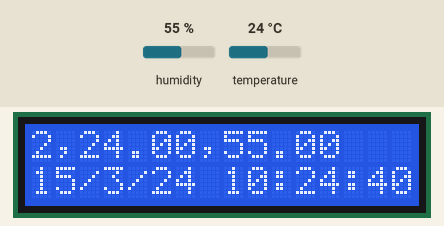
A sketch run on a simulated Arduino Uno, built with avr-gcc and run on an emulated ATmega328P. Shown: 16×2 character LCD. The inputs (shaded band) are chosen by the test bench; at power-on: humidity 55 %, temperature 24 °C. The local clock reads 2024-03-15 10:24:30 at power-on unless the sketch sets it; storage starts empty; what the sketch prints to the serial monitor is not drawn.

Above: at 11.0 s.
11.1 s: humidity set to 22 %
At 21.1 s:
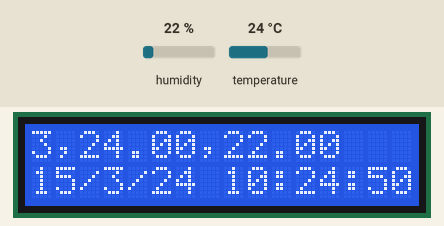
21.8 s: temperature set to 12 °C
At 30.8 s:
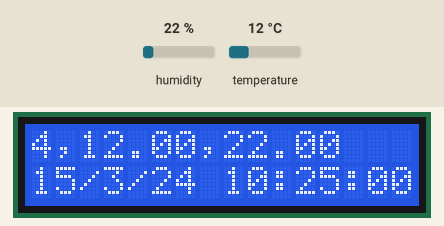
31.9 s: humidity set to 40 %
At 41.6 s:
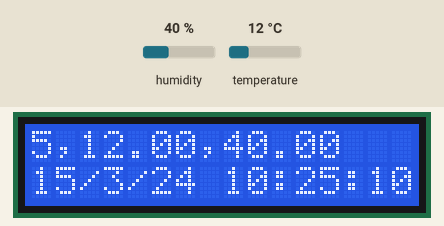
42.0 s: temperature set to 19 °C
At 51.5 s:
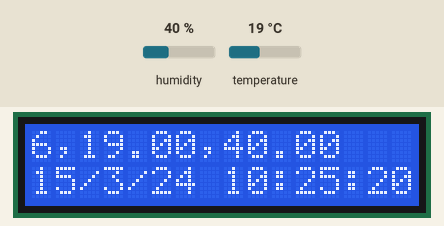
Timing chart, 0 to 53.0 s (numbered marks = the images above; inputs shaded):
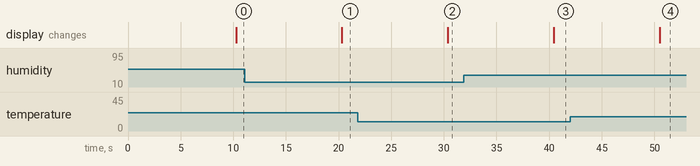

Measured:
- after the input at 11.1 s, the display: changes after 9.2 s (image 1)
- after the input at 21.8 s, the display: changes after 8.6 s (image 2)
- after the input at 31.9 s, the display: changes after 8.5 s (image 3)
- after the input at 42.0 s, the display: changes after 8.5 s (image 4)

The sketch:

dataset.ino
```cpp
#include <SPI.h>    //Se incluye la librería de la comunicación SPI
#include <SD.h>   //Se incluye la librería de la tarjeta SD
#include <DHT.h>    //Se incluye la librería de DHT del sensor
#include<DHT_U.h>   //Se incluye la librería DHT_U
#include <Wire.h>   // Incluye la librería del i2c
#include <RTClib.h>   //Se incluye la libería del reloj
#include <LiquidCrystal_I2C.h>  //Se incluye la librería para la pantalla lcd con bus I2C
LiquidCrystal_I2C lcd (0x27, 16, 2);  //Se crea un objeto del tipo "LiquidCrystal_I2C" llamado "lcd", con los siguientes parametros; dirección hexadecimal y cantidad de columnas y filas   //Se define al SSpin en el pin de 10 para el selector de esclavo de la comunciación SPI de la tarjeta SD
//File archivo;   //Se crea un bojeto del tipo file llamado "archivo"
DHT dht(2, DHT11);   //Se crea un objeto del tipi DHT llamado "dht" con los parametros de pin y el tipo de dht que es
RTC_DS1307 rtc; //Se crea un objeto del tipo "RTC_DS3231" llamado "rtc"
//Prototypes
void initRTC();
void initDHT();
void initSDCARD();
void initLCD();
void header(File archivo,DateTime fecha);
void WriteBody(File archivo,int index,float TEMPERATURA,float HUMEDAD,uint8_t day,uint8_t month,uint16_t year,uint8_t hour,uint8_t minute,uint8_t second);
void obtainingData(File archivo,int i,DateTime fecha);
void WritingFile();
void initRTC(){
  Serial.begin(9600);   //Se inicializa el monitor serie
    if(!rtc.begin()){   //Si la inicialización es incorrecta
    Serial.println("modulo rtc no encontrado" );    //Se escribe que el "modulo rtc no encontrado"
    while(1);   //Y se queda estancado en este bucle
  }
  //rtc.adjust(DateTime(F(__DATE__),F(__TIME__)));   //Se ajusta la fecha y la hora

}
void initDHT(){
  Serial.begin(9600);   //Se inicia la comunicación serie
  dht.begin();    //Se inicia el sensor dht
}
void initSDCARD(){
  lcd.setCursor(0, 0);
  lcd.print("Inicializando tarjeta...");   //Se escribe en el monitor serie "Inicializando tarjeta..."
  while(!SD.begin(10)){ //Si la inicialización del SD es correcta, o en su defecto, incorrecta
    lcd.print("fallo en inicialización");  //Si es incorrecta,el monitor serie escribirá "fallo en inicialización"

  }

  lcd.print("inicialización correcta");  //Si es correcta, el monitor serie escribirá "inicialización correcta"
}
void initLCD(){
  Wire.begin();   //Se inicializa la conexión I2C
  lcd.init();   //Se inicializa la pantalla
  lcd.clear();  //Se limpia la pantalla de cualquier texto
  lcd.setBacklight(HIGH); //Se enciende el foco trasero de la pantalla
}
void setup() {
  initLCD();
  initRTC();
  initDHT();
  initSDCARD();
  int k=1;
  while(k<=7){
      WritingFile(k);
      k++;
  }

}
void loop() {
}
void header(File archivo,DateTime fecha){
  archivo.print("Index");
  archivo.print(",");
  archivo.print("Temperature");
  archivo.print(",");
  archivo.print("Humidity");
  archivo.print(",");
  archivo.println("DATE");
  Serial.print("Index");
  Serial.print(",");
  Serial.print("Temperature");
  Serial.print(",");
  Serial.print("Humidity");
  Serial.print(",");
  Serial.println("DATE");
 // fecha =rtc.now();
}
void WriteBody(File archivo,int index,float TEMPERATURA,float HUMEDAD,uint8_t day,uint8_t month,uint16_t year,uint8_t hour,uint8_t minute,uint8_t second){
  archivo.print(index); //En el acrhivo se escribira el numero de veces
  archivo.print(","); //Se escribiran comas para diferenciarlo
  archivo.print(TEMPERATURA); //Se escribe el valor de la TEMPERATURA
  archivo.print(","); //Se escribe una coma para diferenciarlo
  archivo.print(HUMEDAD); //Se escribe el valor leído en HUMEDAD
  archivo.print(",");
  archivo.print(day);
  archivo.print("/");
  archivo.print(month);
  archivo.print("/");
  archivo.print(year);
  archivo.print(" ");
  archivo.print(hour);
  archivo.print(":");
  archivo.print(minute);
  archivo.print(":");
  archivo.println(second);
  //Monitor serie
  Serial.print(index);    //En el monitor serie, se escribe el valor de vez
  Serial.print(",");    //Se escribe una coma
  Serial.print(TEMPERATURA);    //Se escribe el valor leído en TEMPERATURA
  Serial.print(",");  //Se escribe una coma
  Serial.println(HUMEDAD);    //Se ecribe el valor leído en HUMEDAD
  Serial.print(",");
  Serial.print(day);
  Serial.print("/");
  Serial.print(month);
  Serial.print("/");
  Serial.print(year);
  Serial.print(" ");
  Serial.print(hour);
  Serial.print(":");
  Serial.print(minute);
  Serial.print(":");
  Serial.println(second);
  //LCD
  lcd.setCursor(0,0);
  lcd.print(index);    //En el monitor serie, se escribe el valor de vez
  lcd.print(",");    //Se escribe una coma
  lcd.print(TEMPERATURA);    //Se escribe el valor leído en TEMPERATURA
  lcd.print(",");  //Se escribe una coma
  lcd.print(HUMEDAD);    //Se ecribe el valor leído en HUMEDAD
  lcd.setCursor(0,1);
  lcd.print(day);
  lcd.print("/");
  lcd.print(month);
  lcd.print("/");
  lcd.print(year-2000);
  lcd.print(" ");
  lcd.print(hour);
  lcd.print(":");
  lcd.print(minute);
  lcd.print(":");
  lcd.print(second);
}
void obtainingData(File archivo,int i,DateTime fecha){
  float TEMPERATURA;    //Se declara una variable llamada TEMPERATURA
  float HUMEDAD;
 // fecha =rtc.now();
  TEMPERATURA =dht.readTemperature();   //TEMPERATURA= a la lectura de la temperatura
  HUMEDAD = dht.readHumidity();  //HUMEDAD es igual, a la lectura de humedad
  uint8_t day=fecha.day();
  uint8_t month=fecha.month();
  uint16_t year=fecha.year();
  uint8_t hour=fecha.hour();
  uint8_t minute=fecha.minute();
  uint8_t second=fecha.second();
 /* if(flag){
    uint8_t day=fecha.day();
    uint8_t month=fecha.month();
    uint16_t year=fecha.year();
    uint8_t hour=fecha.hour();
    uint8_t minute=fecha.minute();
    uint8_t second=fecha.second();
  }*/
  WriteBody(archivo,i,TEMPERATURA,HUMEDAD,day,month,year,hour,minute,second);

}
void WritingFile(int k){
  String name="dataset"+String(k)+".csv";
  File archivo= SD.open(name, FILE_WRITE); //El archivo, abrirá y creará un documento llamado "TH.txt", y con la función "FILE_WRITE"
  File archivoexiste=SD.open(name);
  DateTime fecha =rtc.now();
  lcd.clear();
  if (archivo) {    //Entramos a un condicional if del archivo si es correcto.... Si es incorrecto...
    int i=1;
    if(archivoexiste.available()){
      char dataLine;
      while (archivoexiste.available()){
      dataLine = archivoexiste.read();
      if(dataLine=='\n')++i;  // En un caso real se realizarían las acciones oportunas
      }
      for(i; i < 8641; i++){    //Y se crea un bucle for con un limite de 31 datos distinctos que dichos, se escibirán en el archivo TH.txt
        fecha =rtc.now();
        obtainingData(archivo,i,fecha);
        delay(10000); //Las veces que lo haga será en cada segundo
        archivo.flush();
      }
    }
    else{
      header(archivo,fecha);
      for(i; i < 8641
      ; i++){    //Y se crea un bucle for con un limite de 31 datos distinctos que dichos, se escibirán en el archivo TH.txt
        fecha =rtc.now();
        obtainingData(archivo,i,fecha);
        delay(10000); //Las veces que lo haga será en cada segundo
        archivo.flush();
        }
    }
    archivo.close();  //El archivo se cierra
    Serial.println("escritura correcta"); //Si es correcto, se escribe "escritura correcta"
  }else{//Si no es correcto
    Serial.println("error en apertura de datos.txt");     //Se escribe "error en apertura de datos.txt"
  }
}
```
